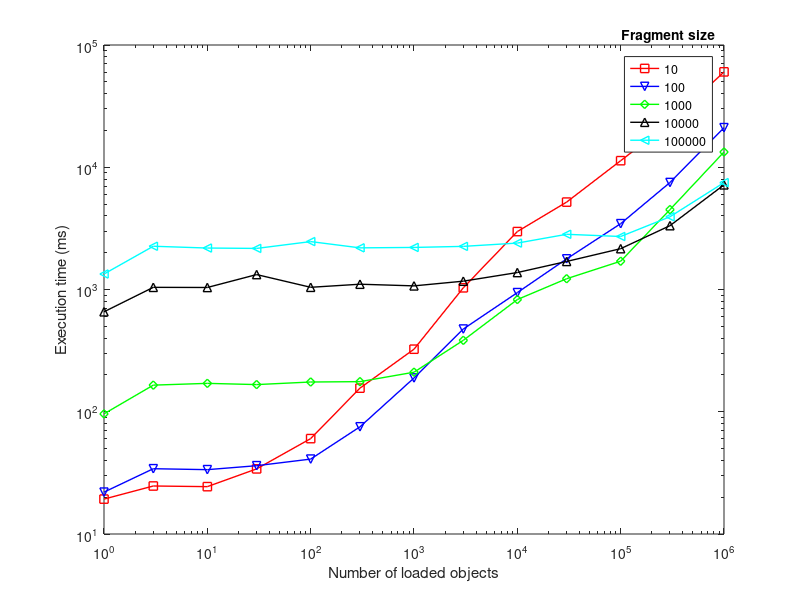

Recreate this plot in MATLAB.
x = [1.0	3.0	10.0	30.0	100.0	300.0	1000.0	3000.0	10000.0	30000.0	100000.0	300000.0	1000000.0];
y = [14.6	18.0	23.0	43.7	90.0	200.7	504.9	1886.4	4911.6	8477.8	17516.7	36867.7	103485.9; 19.3	24.7	24.4	34.1	60.3	156.0	324.9	1032.3	2977.8	5188.3	11318.1	23026.0	60294.1; 16.2	20.3	20.7	22.1	37.2	75.4	197.0	439.1	1568.5	2793.2	6054.7	14191.9	30543.8; 22.0	34.2	33.6	36.2	41.0	75.3	188.9	474.9	942.8	1780.4	3455.2	7502.5	21078.1; 36.7	62.2	61.5	61.7	65.2	73.5	188.3	404.7	837.1	1270.8	2134.5	5728.2	17645.2; 96.1	165.1	170.7	166.8	175.1	176.3	210.6	383.9	827.7	1224.9	1703.8	4503.1	13323.8; 245.1	413.5	424.1	417.7	440.7	430.5	449.3	532.1	999.4	1365.2	1749.0	3030.4	10553.3; 657.0	1041.5	1038.7	1324.8	1042.4	1104.7	1070.7	1169.9	1376.4	1696.0	2157.6	3327.6	7180.4; 1092.7	1797.1	1776.0	1812.6	1778.7	1807.9	1820.8	1867.1	2001.5	2156.1	2678.7	3704.3	7668.4; 1338.7	2258.8	2183.5	2168.2	2465.6	2190.9	2208.9	2253.1	2397.1	2828.5	2713.7	3935.7	7488.6];
z = [10.0 100.0 1000.0 10000.0 100000.0];
close all;
p = loglog(x,y(2,:),'-sr', x,y(4,:),'-vb', x,y(6,:),'-dg', x,y(8,:),'-^k', x,y(10,:),'-<c');
set(p, 'LineWidth', 1);
xlabel('Number of loaded objects');
ylabel('Execution time (ms)');
l = legend(p, num2str(z', '%-u'),'Location','Best');
t = get(l, 'title');
set(t,'string','Fragment size');


